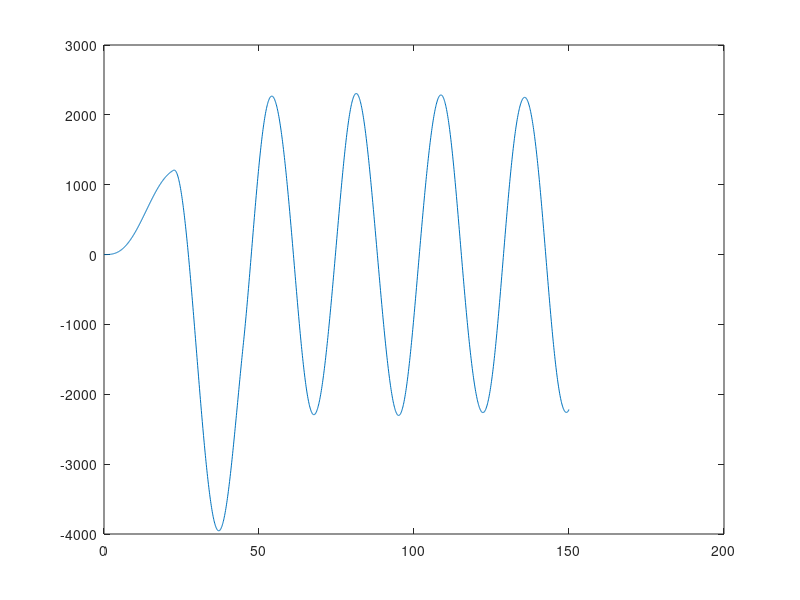

MATLAB code for this plot:
function dcp

    % M * d2z/dt^2 + K * z = b * g(t)

    K = [2 -1 0 0 0
        -1 2 -1 0 0
        0 -1 2 -1 0
        0 0 -1 2 -1
        0 0 0 -1 2];

    M = 5 * eye(5);

    b = 50/19 * [5; 8; 9; 8; 5];

    tf = 150;
    dt = 0.1;
    z(:, 1) = zeros(5, 1);
    dz0 = zeros(5, 1);

    t = (0:dt:tf)';

    d2z0 = inv(M) * (b * g(t(1)) - K * z(:, 1));

    z_1 = z(:, 1) - dt * dz0 + dt^2 * d2z0;

    z(:, 2) = dt^2 * inv(M) * (b * g(t(1)) - K * z(:, 1)) + 2 * z(:, 1) - z_1;

    for i = 2:tf / dt

        z(:, i + 1) = dt^2 * inv(M) * (b * g(t(i)) - K * z(:, i)) + 2 * z(:, i) - z(:, i - 1);

    endfor

    plot(t, z(5, :));

endfunction

function ret = g(t)

    td = 45;

    if t < td / 2
        ret = t;
    elseif t < td
        ret = -t;
    else
        ret = 0;
    endif

endfunction
